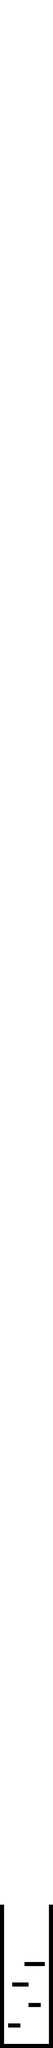

The image is a tile-based game level rendered from a .tmx file. Its description and source (layers, tilesets, objects; grid data summarised) follow:
An orthogonal 13x500 tile map with 16x16 px tiles, 2 tile layers (Background, Graphics) and 7 objects.

<map version="1.0" orientation="orthogonal" renderorder="right-down" width="13" height="500" tilewidth="16" tileheight="16" nextobjectid="117">
 <tileset firstgid="1" name="NES - Super Mario Bros - World 1-1" tilewidth="16" tileheight="16" spacing="2" margin="1" tilecount="4700" columns="188">
  <image source="NES - Super Mario Bros - World 1-1.png" width="3392" height="460" />
 </tileset>
 <layer name="Background" width="13" height="500">
  <data>[6500 cells, 6500 non-empty, 1 distinct tile ids]</data>
 </layer>
 <layer name="Graphics" width="13" height="500">
  <data>[6500 cells, 96 non-empty, 1 distinct tile ids]</data>
 </layer>
 <objectgroup name="bricks">
  <object id="110" x="0" y="7440" width="16" height="560" />
  <object id="111" x="0" y="7984" width="208" height="16" />
  <object id="112" x="192" y="7440" width="16" height="544" />
  <object id="113" x="32" y="7904" width="48" height="16" />
  <object id="114" x="112" y="7824" width="48" height="16" />
  <object id="115" x="48" y="7744" width="64" height="16" />
  <object id="116" x="96" y="7664" width="80" height="16" />
 </objectgroup>
</map>
